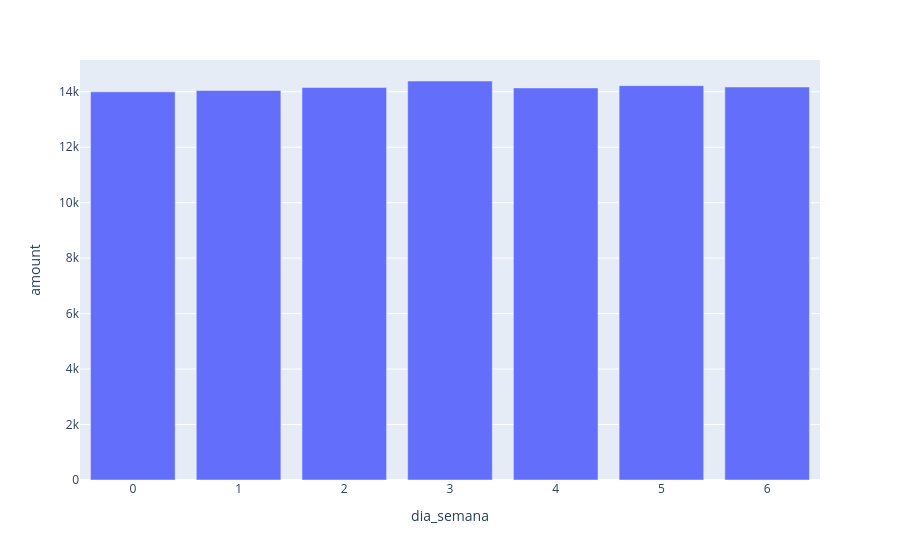

Notebook source saved alongside this figure:
### Markdown cell above
Creo un gráfico para ver la actividad por día.

### Code cell
figura_px14 = px.bar(dias_actividad,x='dia_semana',y='amount')
figura_px14.show()

### Figure 1 — Plotly figure (JSON) as saved in the notebook; plotly's stock layout.template omitted (floating-point values rounded to 4 significant figures)
{"data": [{"hovertemplate": "dia_semana=%{x}<br>amount=%{y}<extra></extra>", "legendgroup": "", "marker": {"color": "#636efa", "pattern": {"shape": ""}}, "name": "", "orientation": "v", "showlegend": false, "textposition": "auto", "type": "bar", "x": [0, 1, 2, 3, 4, 5, 6], "xaxis": "x", "y": [13996, 14045, 14152, 14388, 14138, 14221, 14171], "yaxis": "y"}], "layout": {"barmode": "relative", "legend": {"tracegroupgap": 0}, "margin": {"t": 60}, "xaxis": {"anchor": "y", "domain": [0, 1], "title": {"text": "dia_semana"}}, "yaxis": {"anchor": "x", "domain": [0, 1], "title": {"text": "amount"}}}}
